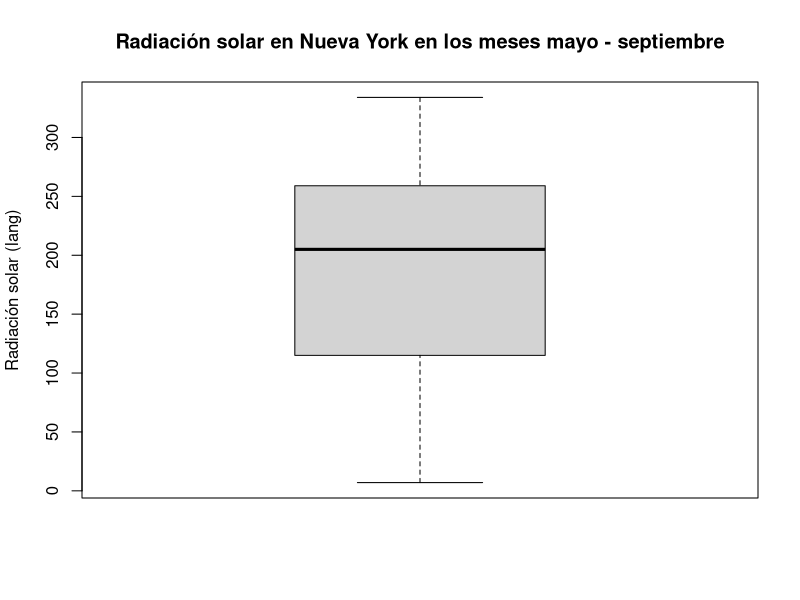
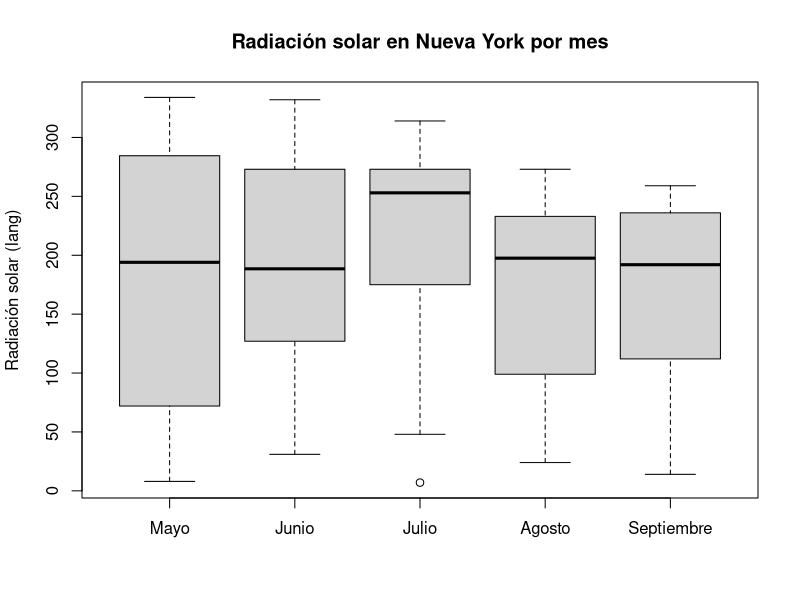
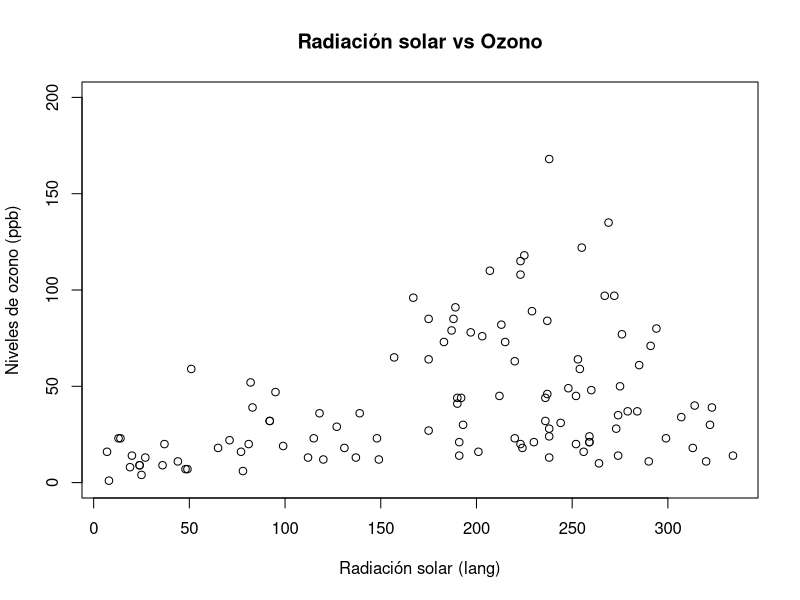
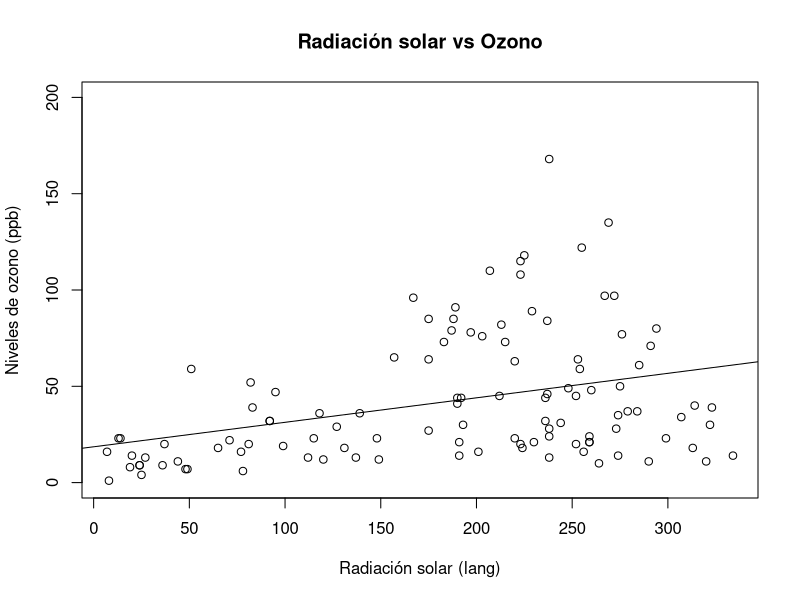
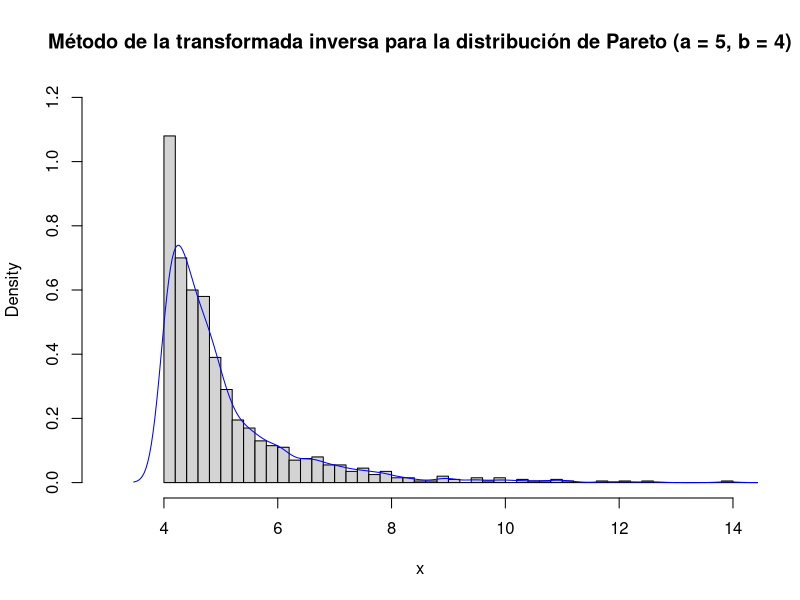

Here is the R script that generated these plots, in order:
## ---- chunk 1
summary(airquality)
## ---- chunk 2
aire <- airquality
aire$Month <- factor(aire$Month, labels = c("Mayo", "Junio", "Julio", "Agosto", "Septiembre"))
summary(aire$Month)
## ---- chunk 3
boxplot(
  aire$Solar.R,
  main = "Radiación solar en Nueva York en los meses mayo - septiembre",
  ylab = "Radiación solar (lang)"
)
## ---- chunk 4
boxplot(
  aire$Solar.R[aire$Month == "Mayo"],
  aire$Solar.R[aire$Month == "Junio"],
  aire$Solar.R[aire$Month == "Julio"],
  aire$Solar.R[aire$Month == "Agosto"],
  aire$Solar.R[aire$Month == "Septiembre"],
  main = "Radiación solar en Nueva York por mes",
  ylab = "Radiación solar (lang)",
  names = c("Mayo", "Junio", "Julio", "Agosto", "Septiembre")
)
## ---- chunk 5
plot(
  aire$Solar.R, aire$Ozone,
  main = "Radiación solar vs Ozono",
  xlab = "Radiación solar (lang)",
  ylab = "Niveles de ozono (ppb)",
  ylim = c(0, 200)
)
## ---- chunk 6
modelo <- lm(aire$Ozone ~ aire$Solar.R)
summary(modelo)
## ---- chunk 7
anova(modelo)
## ---- chunk 8
plot(
  aire$Solar.R, aire$Ozone,
  main = "Radiación solar vs Ozono",
  xlab = "Radiación solar (lang)",
  ylab = "Niveles de ozono (ppb)",
  ylim = c(0, 200)
)
abline(modelo)
## ---- chunk 9
F_inversa <- function(xi, a, b) {
  b / (1 - xi)^(1 / a)
}
## ---- chunk 10
N <- 1000

xi <- runif(N)
a <- 5
b <- 4

x <- F_inversa(xi, a, b)
## ---- chunk 11
mean(x)
sd(x)
## ---- chunk 12
hist(x,
  freq = FALSE,
  breaks = "FD",
  main = "Método de la transformada inversa para la distribución de Pareto (a = 5, b = 4)",
  xlim = c(3, 14), ylim = c(0, 1.2)
)
lines(density(x), col = "blue")
## ---- chunk 13
distrib_pareto <- function(x, a, b) {
  ifelse(x >= b,
    1 - (b / x)^a,
    0
  )
}

ks.test(x, distrib_pareto, a = a, b = b)
